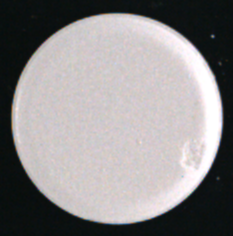
//> input picture imgs_1220_v2/input/oriImg_03.png, 233 x 236 px
$ ./Pro_1220_Pan_v2   (built with g++ and OpenCV 4)
//> lines starting //> are read from the running program, lines starting //| are printed output that depends on the picture; after the words box and inside, x2 and y2 are one past the last pixel; in counts of white or black regions, pixels touching at a corner belong together
#include <stdio.h>
#include <string.h>
#include <stdlib.h>
#include <cmath>
#include <opencv2/opencv.hpp>

using namespace std;
using namespace cv;

int thresh = 17; // [0, 255] -> 8bit
int sizeGaussian = 17; // (n * 2 + 1) 3, 5, 7, 9, ..., 17 -> 3bit
int offset = 7; // [0, 7] -> 3bit
int gradMode = 1; // 1bit
int highThresh = 127; // [0, 255] -> 8bit (low impact -> ?)
int morphMode = 0; // [0, 1] -> 1bit
int morphTimes = 1; // [0, 3] -> 2bit
int aspectRatio = 1; // [0, 10] -> 4bit
int contPixNums = 7; // [0, 7] -> 3bit


void imgShow(const string& name, const Mat& img) {
    imshow(name, img);
    waitKey(0);
    destroyAllWindows();
}

void gradCal(Mat& srcImg, Mat& dstImg, int mode) {
    if (mode == 0) {
        // Sobel Detecting
        Mat sobelX, sobelY, gradientMagnitude;
        Sobel(srcImg, sobelX, CV_64F, 1, 0, 1);
        Sobel(srcImg, sobelY, CV_64F, 0, 1, 1);
        magnitude(sobelX, sobelY, gradientMagnitude);
        normalize(gradientMagnitude, dstImg, 0, 255, NORM_MINMAX, CV_8U);
    }
    else if (mode == 1) {
        // Canny Detecting
        Canny(srcImg, dstImg, highThresh / 3, highThresh);
    }
}

vector<Vec3f> circleDetect(Mat img) {
    Mat blurred;
    GaussianBlur(img, blurred, Size(sizeGaussian, sizeGaussian), 0, 0);
    vector<Vec3f> circles;
    HoughCircles(blurred, circles, HOUGH_GRADIENT, 1, blurred.rows / 8, 200, 100, 0, 0);
    return circles;
}

void morph(Mat& img, int mode, int times) {
    Mat kernel = getStructuringElement(MORPH_ELLIPSE, Size(3, 3));
    if (mode == 0) {
        // dilate opt
        for (int i = 0; i < times; i++) {
            dilate(img, img, kernel);
        }
    }
    else if (mode == 1) {
        // closing opt
        for (int i = 0; i < times; i++) {
            dilate(img, img, kernel);
            erode(img, img, kernel);
        }
    }
}

int comDistance(int y, int x, Vec3f circle) {
    int centerX = (int)circle[0];
    int centerY = (int)circle[1];
    int radius = (int)circle[2];
    int distance = (int)sqrt(pow((double)(x - centerX), 2) + pow((double)(y - centerY), 2));
    if (distance > radius) {
        return 0;
    }
    else if (distance > radius - offset && distance <= radius) {
        return 1;
    }
    else {
        return 2;
    }
}

int main(void) {
    Mat oriImg = imread("./imgs_1220_v2/input/oriImg_03.png", IMREAD_GRAYSCALE);
//> oriImg: 236 rows x 233 cols, CV_8UC1; min 10, max 255, mean 138.1
    // imgShow("res", oriImg);

    Mat edges_s1;
    gradCal(oriImg, edges_s1, 0); // stat-01
//> in gradCal, `Sobel(srcImg, sobelY, CV_64F, 0, 1, 1);`:
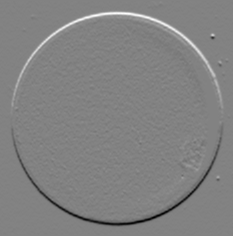
//> sobelY: 236 rows x 233 cols, CV_64FC1; min -146, max 140, mean 0; drawn with min black and max white
    // imgShow("res", edges_s1);

    Mat biImg;
    threshold(edges_s1, biImg, thresh, 255, THRESH_BINARY); // stat-02
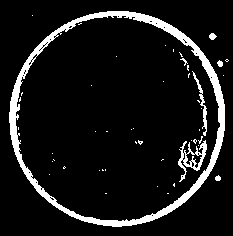
//> biImg: 236 rows x 233 cols, CV_8UC1; 9.1% white; 48 white regions (41 under 20 px), largest, box (x1, y1, x2, y2) and area: (9, 11, 225, 227) 4156, (178, 140, 207, 182) 385, (192, 71, 207, 136) 185
    // imgShow("res", biImg);

    vector<Vec3f> circles = circleDetect(biImg); // GaussianSize
//> in circleDetect, `GaussianBlur(img, blurred, Size(sizeGaussian, sizeGaussian), 0, 0);`:
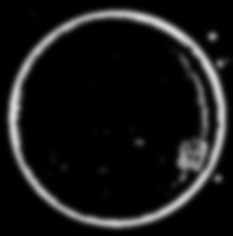
//> blurred: 236 rows x 233 cols, CV_8UC1; min 0, max 216, mean 23.1
//> in circleDetect, `HoughCircles(blurred, circles, HOUGH_GRADIENT, 1, blurred.rows / 8, 20..`: circles = 1 circle (x, y, radius): [116.5, 118.5, 108.1]
//> circles = 1 item: [116.5, 118.5, 108.1]
    if (circles.size() != 0) { // stat-03
        for (int y = 0; y < biImg.rows; y++) {
            for (int x = 0; x < biImg.cols; x++) {
                if (comDistance(y, x, circles[0]) == 0) { // offset
                    biImg.at<uchar>(y, x) = 0;
                }
                else if (comDistance(y, x, circles[0]) == 1) {
                    biImg.at<uchar>(y, x) = 255;
                }
                else {
                    biImg.at<uchar>(y, x) = biImg.at<uchar>(y, x) == 0 ? 255 : 0;
                }
            }
        }
//> biImg: 236 rows x 233 cols, CV_8UC1; 65.6% white; 92 black regions (85 under 20 px), largest, box (x1, y1, x2, y2) and area: (0, 0, 233, 236) 17703, (178, 140, 207, 182) 385, (192, 71, 207, 136) 185
    }
    // imgShow("test", biImg);

    Mat edges_s2;
    gradCal(biImg, edges_s2, gradMode);
//> in gradCal (call 2), `Canny(srcImg, dstImg, highThresh / 3, highThresh);`: dstImg: 236 rows x 233 cols, CV_8UC1; 3.5% white in thin lines or dots, all inside (x1, y1, x2, y2) = (7, 9, 225, 227)
    // imgShow("test", edges_s2);

    morph(edges_s2, morphMode, morphTimes);
//> the loop in morph, `for (int i = 0; i < times; i++)` made 1 pass
//> pass 1, in morph, `dilate(img, img, kernel);`:
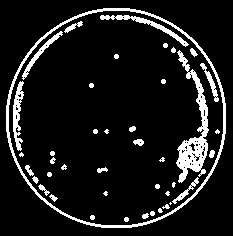
//> img: 236 rows x 233 cols, CV_8UC1; 10.3% white; 42 white regions (9 under 20 px)
    // imgShow("test", edges_s2);

    vector<vector<Point>> contours;
    findContours(edges_s2, contours, RETR_LIST, CHAIN_APPROX_SIMPLE);
//> contours = 123 contours, 103 with area under 20; largest, box (x1, y1, x2, y2) and area: (6, 8, 226, 228) 37950, (8, 10, 224, 226) 36620, (176, 50, 209, 183) 1348, (13, 81, 24, 151) 336, (100, 15, 189, 47) 317
    Mat mask = Mat::zeros(edges_s2.size(), CV_8UC1);
    for (const auto& contour : contours) {
        Rect bounding_box = boundingRect(contour);
        double aspect_ratio = static_cast<double>(bounding_box.width) / bounding_box.height;
        if ((aspect_ratio < (1 - aspectRatio * 0.1) || aspect_ratio >(1 + aspectRatio * 0.1)) && cv::contourArea(contour) < 100 * contPixNums) {
            drawContours(mask, vector<vector<Point>>{contour}, -1, Scalar(255), -1);
        }
    }
//> this loop made 123 passes
//> (bounding_box, aspect_ratio) on passes 1, 2, 3, 4, 5, 6, 7, 9, 10, 12, 13, 15: (Rect(124, 217, 5, 5), 1), (Rect(90, 215, 5, 5), 1), (Rect(142, 213, 7, 6), 1.17), (Rect(150, 211, 5, 5), 1), (Rect(158, 208, 5, 5), 1), (Rect(162, 204, 8, 5), 1.6), (Rect(169, 202, 3, 3), 1), (Rect(180, 195, 3, 3), 1), (Rect(49, 194, 9, 8), 1.12), (Rect(165, 191, 5, 5), 1), (Rect(103, 191, 5, 5), 1), (Rect(187, 188, 3, 3), 1)
//> (contour, bounding_box, aspect_ratio) on passes 8, 11, 14, 29, 38: (4 Points (x, y): [50, 197], [51, 196], [52, 197], [51, 198], Rect(50, 196, 3, 3), 1), (4 Points (x, y): [46, 193], [47, 192], [48, 193], [47, 194], Rect(46, 192, 3, 3), 1), (4 Points (x, y): [44, 190], [45, 189], [46, 190], [45, 191], Rect(44, 189, 3, 3), 1), (4 Points (x, y): [63, 167], [64, 166], [65, 167], [64, 168], Rect(63, 166, 3, 3), 1), (4 Points (x, y): [52, 160], [53, 159], [54, 160], [53, 161], Rect(52, 159, 3, 3), 1)
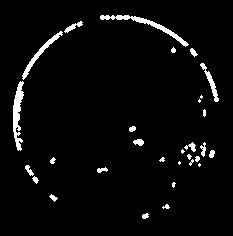
//> mask: 236 rows x 233 cols, CV_8UC1; 3.7% white; 30 white regions (9 under 20 px), largest, box (x1, y1, x2, y2) and area: (13, 81, 24, 151) 419, (100, 15, 189, 47) 407, (22, 31, 63, 80) 271
    morph(mask, 0, 1);
//> the loop in morph (call 2), `for (int i = 0; i < times; i++)` made 1 pass
//> pass 1, in morph (call 2), `dilate(img, img, kernel);`:
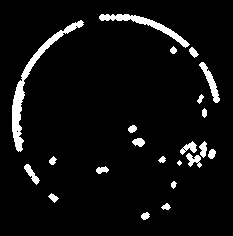
//> img: 236 rows x 233 cols, CV_8UC1; 5.6% white; 22 white regions (1 under 20 px), largest, box (x1, y1, x2, y2) and area: (12, 20, 84, 152) 1092, (99, 14, 190, 48) 589, (199, 62, 220, 103) 264
    // imgShow("test", mask);

    if (circles.size() != 0) {
        for (int y = 0; y < biImg.rows; y++) {
            for (int x = 0; x < biImg.cols; x++) {
                if (comDistance(y, x, circles[0]) == 2) {
                    if (mask.at<uchar>(y, x) == 255) {
                        biImg.at<uchar>(y, x) = 255;
                    }
                }
            }
        }
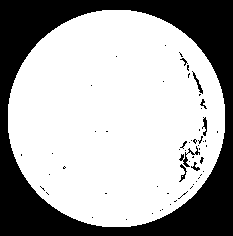
//> biImg: 236 rows x 233 cols, CV_8UC1; 66.9% white; 59 black regions (51 under 20 px), largest, box (x1, y1, x2, y2) and area: (0, 0, 233, 236) 17703, (179, 146, 200, 167) 100, (192, 71, 203, 94) 59
    }
    imgShow("res", biImg);

    return 0;
}

$ run again, with imgs_1220_v2/input/oriImg_04.png copied over imgs_1220_v2/input/oriImg_03.png
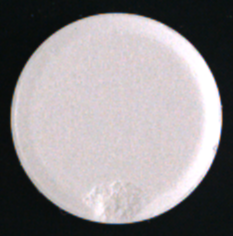
//> input picture imgs_1220_v2/input/oriImg_04.png, 233 x 236 px
//> in circleDetect, `HoughCircles(blurred, circles, HOUGH_GRADIENT, 1, blurred.rows / 8, 20..`: circles = 1 circle (x, y, radius): [115.5, 118.5, 108.4]
//> `vector<Vec3f> circles = circleDetect(biImg);`: circles = 1 item: [115.5, 118.5, 108.4]
//> the loop in morph, `for (int i = 0; i < times; i++)` made 1 pass
//> pass 1, in morph, `dilate(img, img, kernel);`:
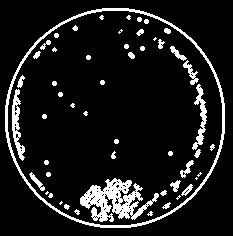
//> img: 236 rows x 233 cols, CV_8UC1; 10.5% white; 53 white regions (14 under 20 px)
//> contours = 168 contours, 147 with area under 20; largest, box (x1, y1, x2, y2) and area: (5, 8, 225, 228) 37950, (7, 10, 223, 226) 36620, (80, 178, 159, 222) 1515, (12, 89, 25, 161) 360, (192, 84, 207, 150) 274
//> the loop `for (const auto& contour : contours)` made 168 passes
//> (bounding_box, aspect_ratio) on passes 1, 7, 8: (Rect(100, 216, 3, 3), 1), (Rect(131, 214, 3, 3), 1), (Rect(109, 214, 3, 3), 1)
//> after the loop `for (int y = 0; y < biImg.rows; y++)`:
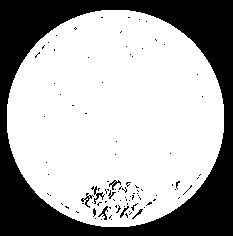
//> biImg: 236 rows x 233 cols, CV_8UC1; 66.8% white; 96 black regions (88 under 20 px), largest, box (x1, y1, x2, y2) and area: (0, 0, 233, 236) 17703, (91, 186, 105, 204) 66, (81, 193, 94, 208) 53
